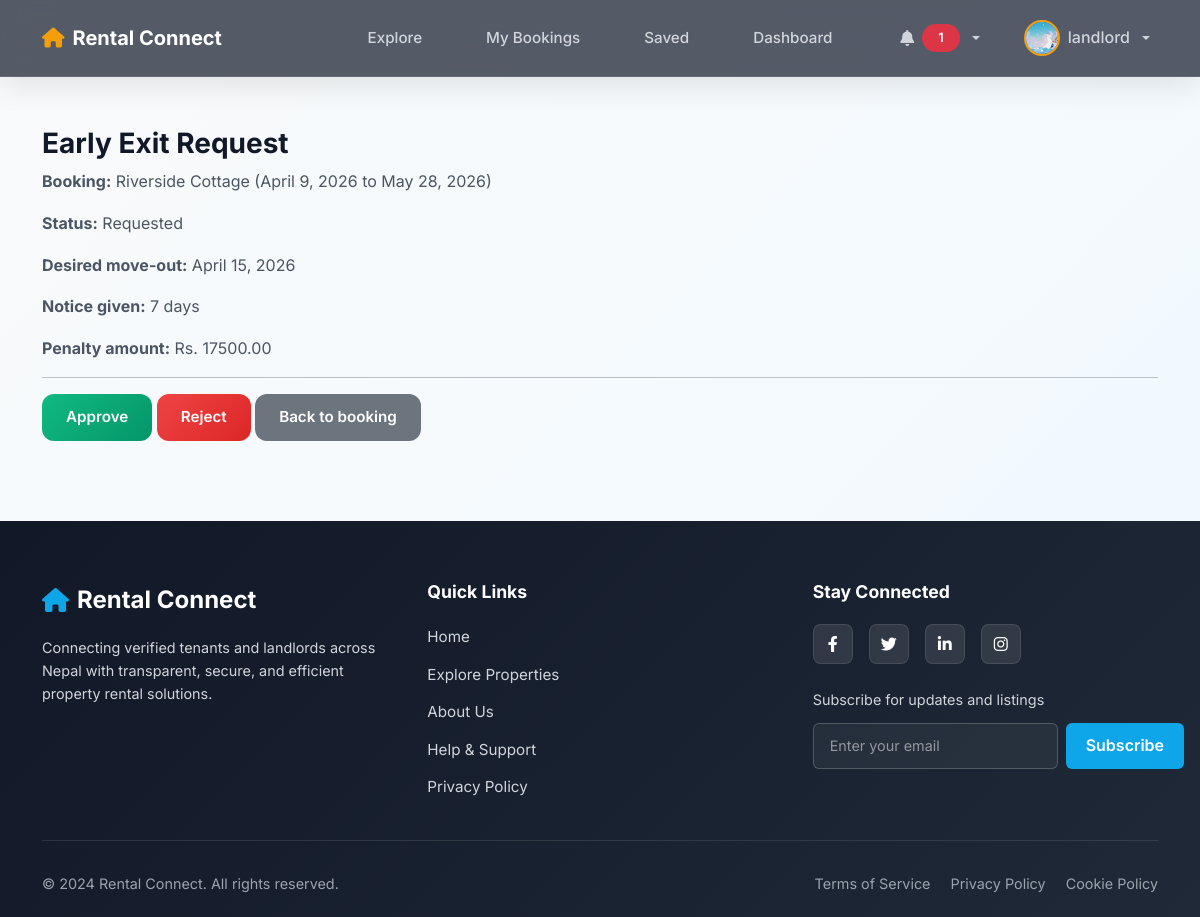
The app's page /listings/exit/2/ (signed in), older data.
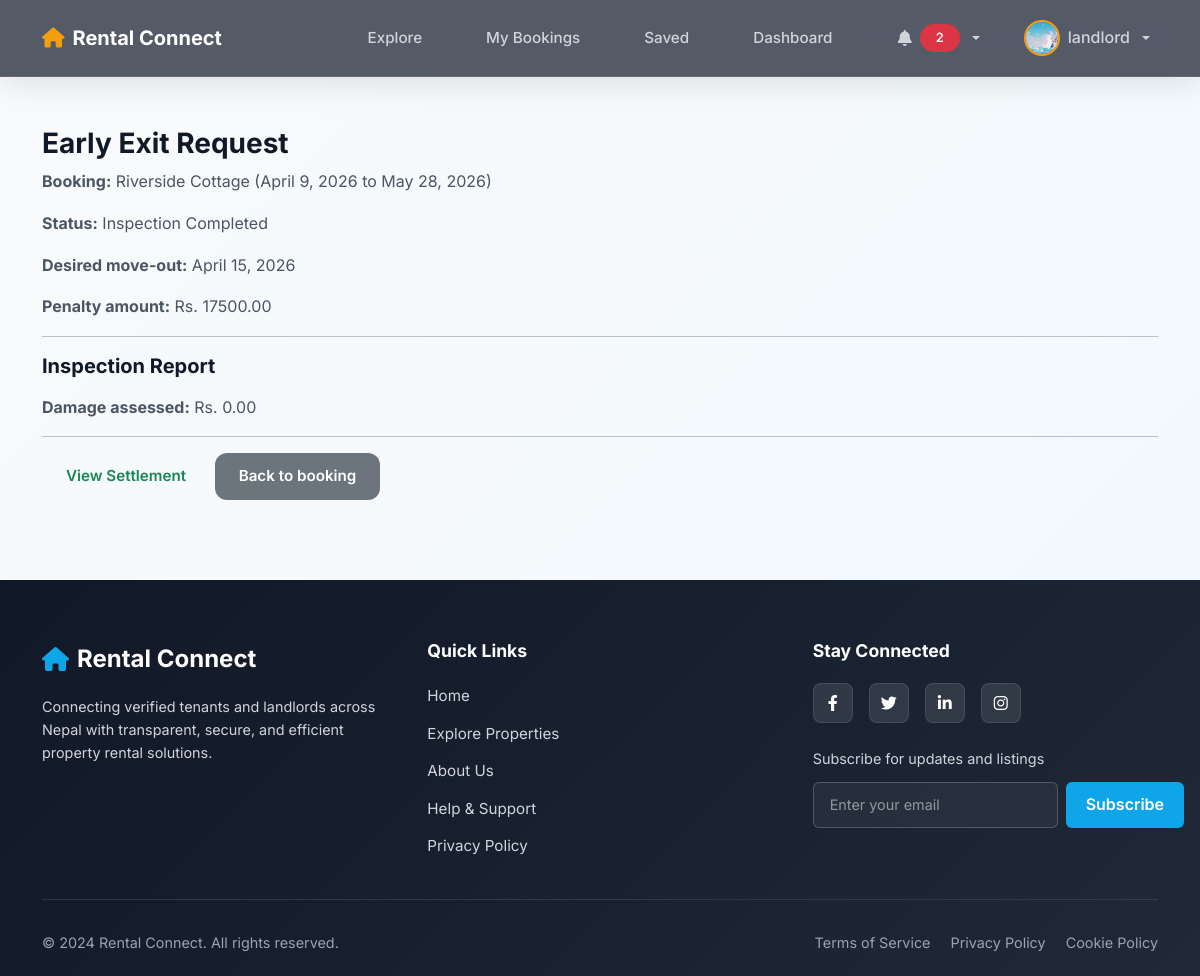
The same page, newer data.
### listings/models.py (models this page shows, shortened)
class EarlyExitRequest(models.Model):
    STATUS_CHOICES = (
        ('requested', 'Requested'),
        ('owner_approved', 'Owner Approved'),
        ('owner_rejected', 'Owner Rejected'),
        ('inspection_scheduled', 'Inspection Scheduled'),
        ('inspection_completed', 'Inspection Completed'),
        ('settlement_confirmed', 'Settlement Confirmed'),
        ('lease_terminated', 'Lease Terminated'),
        ('disputed', 'Disputed'),
    )
    booking = models.OneToOneField(Booking, on_delete=models.CASCADE, related_name='early_exit')
    request_date = models.DateTimeField(auto_now_add=True)
    desired_move_out = models.DateField()
    notice_given_days = models.PositiveIntegerField(null=True, blank=True)
    status = models.CharField(max_length=30, choices=STATUS_CHOICES, default='requested', db_index=True)
    owner_response_date = models.DateTimeField(null=True, blank=True)
    owner_comments = models.TextField(blank=True)
    penalty_amount = models.DecimalField(max_digits=10, decimal_places=2, default=0)
    deductions = models.DecimalField(max_digits=10, decimal_places=2, default=0)
    refund_amount = models.DecimalField(max_digits=10, decimal_places=2, default=0)
    last_updated = models.DateTimeField(auto_now=True)

class Booking(models.Model):
    STATUS_CHOICES = (
        ('pending', 'Pending'),
        ('approved', 'Approved'),
        ('rejected', 'Rejected'),
        ('rented_out', 'Rented Out'),  # Finalized - property is occupied
        ('cancelled', 'Cancelled'),      # Tenant cancelled before checkout
        ('completed', 'Completed'),      # Tenancy ended normally
    )
    tenant = models.ForeignKey(CustomUser, on_delete=models.CASCADE, related_name='bookings_as_tenant')
    property = models.ForeignKey(Property, on_delete=models.CASCADE)
    start_date = models.DateField(db_index=True)  # Added index
    end_date = models.DateField(db_index=True)    # Added index
    monthly_rent = models.DecimalField(max_digits=10, decimal_places=2, null=True, blank=True)
    security_deposit = models.DecimalField(max_digits=10, decimal_places=2, null=True, blank=True)
    lock_in_months = models.PositiveIntegerField(default=0, help_text="Number of months tenant agrees not to exit early.")
    status = models.CharField(
        max_length=20,
        choices=STATUS_CHOICES,
        default='pending',
        db_index=True  # Added index
    )
    cancellation_reason = models.TextField(blank=True, null=True, help_text="Reason for cancellation (if cancelled)")
    finalized_at = models.DateTimeField(blank=True, null=True, help_text="When landlord finalized the booking (rented_out)")
    created_at = models.DateTimeField(auto_now_add=True)

class Property(models.Model):
    landlord = models.ForeignKey(
        CustomUser,
        on_delete=models.CASCADE,
        related_name='properties'
    )
    title = models.CharField(max_length=100)
    description = models.TextField()
    city = models.CharField(max_length=50, db_index=True)  # Added index
    rent = models.DecimalField(max_digits=10, decimal_places=2, db_index=True)  # Added index
    bedrooms = models.PositiveIntegerField()
    bathrooms = models.PositiveIntegerField()
    address = models.TextField()
    latitude = models.FloatField(null=True, blank=True, help_text="Decimal degrees")
    longitude = models.FloatField(null=True, blank=True, help_text="Decimal degrees")
    image = models.ImageField(
        upload_to='property_images/',
        blank=True,
        null=True,
        help_text="Primary property image (upload at least one image)"
    )
    is_verified = models.BooleanField(default=False, db_index=True)  # Added index
    created_at = models.DateTimeField(auto_now_add=True)
    class Meta:
        ordering = ['-created_at']

class InspectionReport(models.Model):
    exit_request = models.OneToOneField(EarlyExitRequest, on_delete=models.CASCADE, related_name='inspection')
    scheduled_date = models.DateTimeField(null=True, blank=True)
    inspector = models.ForeignKey(CustomUser, on_delete=models.SET_NULL, null=True, blank=True, related_name='inspections')
    status = models.CharField(max_length=20, choices=(('pending','Pending'),('completed','Completed')), default='pending')
    checklist = models.JSONField(default=dict, blank=True)
    notes = models.TextField(blank=True)
    damage_assessed_amount = models.DecimalField(max_digits=10, decimal_places=2, default=0)

### listings/views.py (the view)
# urls.py: path('exit/<int:exit_id>/', views.early_exit_detail, name='early_exit_detail'),
@login_required
def early_exit_detail(request, exit_id):
    ex = get_object_or_404(EarlyExitRequest, pk=exit_id)
    if request.user not in [ex.booking.tenant, ex.booking.property.landlord] and not request.user.is_superuser:
        return redirect('home')
    return render(request, 'listings/early_exit_detail.html', {'exit': ex})

### users/context_processors.py (called while the page is built)
def notifications(request):
    user = getattr(request, "user", None)
    if not user or not user.is_authenticated:
        return {
            "notifications_unread_count": 0,
            "notifications_latest": [],
        }
    qs = Notification.objects.filter(recipient=user).only(
        "id", "title", "message", "target_url", "is_read", "created_at"
    )
    return {
        "notifications_unread_count": qs.filter(is_read=False).count(),
        "notifications_latest": list(qs[:5]),
    }

### templates/listings/early_exit_detail.html (shortened to what this page needs)
{% extends "base.html" %}
{% block content %}
<div class="container mt-5">
    <h3>Early Exit Request</h3>
    <p><strong>Booking:</strong> {{ exit.booking.property.title }} ({{ exit.booking.start_date }} to {{ exit.booking.end_date }})</p>
    <p><strong>Status:</strong> {{ exit.get_status_display }}</p>
    <p><strong>Desired move-out:</strong> {{ exit.desired_move_out }}</p>
    {% if exit.notice_given_days %}
        <p><strong>Notice given:</strong> {{ exit.notice_given_days }} days</p>
    {% endif %}
    {% if exit.penalty_amount %}
        <p><strong>Penalty amount:</strong> Rs. {{ exit.penalty_amount }}</p>
    {% endif %}
    {% if exit.inspection and exit.inspection.status == 'completed' %}
        <hr>
        <h5>Inspection Report</h5>
        <p><strong>Damage assessed:</strong> Rs. {{ exit.inspection.damage_assessed_amount }}</p>
    {% endif %}
    <hr>
    {% if user == exit.booking.property.landlord and exit.status == 'requested' %}
        <form action="{% url 'owner_review_exit' exit.id 'approve' %}" method="post" class="d-inline">
            <button class="btn btn-success">Approve</button>
        </form>
        <form action="{% url 'owner_review_exit' exit.id 'reject' %}" method="post" class="d-inline">
            <button class="btn btn-danger">Reject</button>
        </form>
    {% endif %}
    {% if not exit.status == 'requested' and not exit.status == 'owner_approved' and not exit.status == 'owner_rejected' and exit.settlement %}
        <a href="{% url 'view_settlement' exit.id %}" class="btn btn-outline-success">View Settlement</a>
    {% endif %}
    <a href="{% url 'booking_detail' exit.booking.id %}" class="btn btn-secondary">Back to booking</a>
</div>
{% endblock %}

### templates/base.html (shortened to what the changed rows need)
<!DOCTYPE html>
<html lang="en">
<head>
    {% load static %}
    <link href="https://cdn.jsdelivr.net/npm/bootstrap@5.1.3/dist/css/bootstrap.min.css" rel="stylesheet">
    <link rel="stylesheet" href="https://cdnjs.cloudflare.com/ajax/libs/font-awesome/6.0.0/css/all.min.css">
    <link rel="stylesheet" href="{% static 'css/base.css' %}">
    <link rel="stylesheet" href="{% static 'css/style.css' %}">
</head>
<body>
<nav class="top-bar">
    <div class="container d-flex align-items-center justify-content-between position-relative gap-2">
        <div class="auth-links ms-auto">
            {% if user.is_authenticated %}
            <div class="dropdown me-2">
                <a href="#" class="profile-link dropdown-toggle d-flex align-items-center gap-2"
                   id="notifDropdown" data-bs-toggle="dropdown" aria-expanded="false"
                   style="padding: 0.5rem 0.75rem;">
                    <i class="fas fa-bell"></i>
                    {% if notifications_unread_count and notifications_unread_count > 0 %}
                        <span class="badge bg-danger">{{ notifications_unread_count }}</span>
                    {% endif %}
                </a>
            </div>
            {% else %}
            <div class="d-flex gap-2">
                <a class="btn btn-login" href="{% url 'login' %}">Login</a>
                <a class="btn btn-signup" href="{% url 'register' %}">Sign up</a>
            </div>
            {% endif %}
        </div>
    </div>
</nav>
    <main id="main" class="main-content" role="main">
        <div class="page-content">
            {% block content %}{% endblock %}
        </div>
    </main>
</body>
</html>

Row changes from the older to the newer data that the page shows:
changed EarlyExitRequest "Riverside Cottage": status "Requested" → "Inspection Completed"; inspection.damage_assessed_amount (not shown) → "0.00"; notice_given_days "7" → (not shown)
Text that changed along with them:
{{ notifications_unread_count }}: "1" → "2"
text no longer shown: "Notice given: days Approve Reject"
text now shown: "Inspection Report Damage assessed: Rs. View Settlement"
